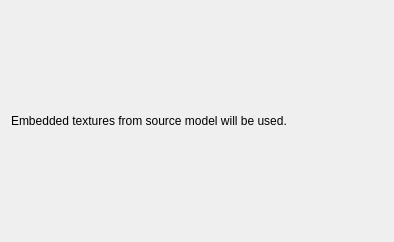
<?xml version="1.0" encoding="UTF-8"?>
<ui version="4.0">
 <class>NullMaterialWidget</class>
 <widget class="QWidget" name="NullMaterialWidget">
  <property name="geometry">
   <rect>
    <x>0</x>
    <y>0</y>
    <width>394</width>
    <height>242</height>
   </rect>
  </property>
  <property name="windowTitle">
   <string notr="true">Form</string>
  </property>
  <layout class="QGridLayout" name="gridLayout">
   <item row="0" column="0">
    <widget class="QLabel" name="lblAmbient">
     <property name="text">
      <string>Embedded textures from source model will be used.</string>
     </property>
    </widget>
   </item>
  </layout>
 </widget>
 <resources/>
 <connections/>
</ui>
